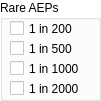
  <widget class="QGroupBox" name="groupBox_RAEP">
   <property name="geometry">
    <rect>
     <x>10</x>
     <y>260</y>
     <width>101</width>
     <height>101</height>
    </rect>
   </property>
   <property name="palette">
    <palette>
     <active>
      <colorrole role="WindowText">
       <brush brushstyle="SolidPattern">
        <color alpha="255">
         <red>0</red>
         <green>0</green>
         <blue>0</blue>
        </color>
       </brush>
      </colorrole>
      <colorrole role="Button">
       <brush brushstyle="SolidPattern">
        <color alpha="255">
         <red>255</red>
         <green>255</green>
         <blue>255</blue>
        </color>
       </brush>
      </colorrole>
      <colorrole role="Light">
       <brush brushstyle="SolidPattern">
        <color alpha="255">
         <red>255</red>
         <green>255</green>
         <blue>255</blue>
        </color>
       </brush>
      </colorrole>
      <colorrole role="Midlight">
       <brush brushstyle="SolidPattern">
        <color alpha="255">
         <red>255</red>
         <green>255</green>
         <blue>255</blue>
        </color>
       </brush>
      </colorrole>
      <colorrole role="Dark">
       <brush brushstyle="SolidPattern">
        <color alpha="255">
         <red>127</red>
         <green>127</green>
         <blue>127</blue>
        </color>
       </brush>
      </colorrole>
      <colorrole role="Mid">
       <brush brushstyle="SolidPattern">
        <color alpha="255">
         <red>170</red>
         <green>170</green>
         <blue>170</blue>
        </color>
       </brush>
      </colorrole>
      <colorrole role="Text">
       <brush brushstyle="SolidPattern">
        <color alpha="255">
         <red>0</red>
         <green>0</green>
         <blue>0</blue>
        </color>
       </brush>
      </colorrole>
      <colorrole role="BrightText">
       <brush brushstyle="SolidPattern">
        <color alpha="255">
         <red>255</red>
         <green>255</green>
         <blue>255</blue>
        </color>
       </brush>
      </colorrole>
      <colorrole role="ButtonText">
       <brush brushstyle="SolidPattern">
        <color alpha="255">
         <red>0</red>
         <green>0</green>
         <blue>0</blue>
        </color>
       </brush>
      </colorrole>
      <colorrole role="Base">
       <brush brushstyle="SolidPattern">
        <color alpha="255">
         <red>255</red>
         <green>255</green>
         <blue>255</blue>
        </color>
       </brush>
      </colorrole>
      <colorrole role="Window">
       <brush brushstyle="SolidPattern">
        <color alpha="255">
         <red>255</red>
         <green>255</green>
         <blue>255</blue>
        </color>
       </brush>
      </colorrole>
      <colorrole role="Shadow">
       <brush brushstyle="SolidPattern">
        <color alpha="255">
         <red>0</red>
         <green>0</green>
         <blue>0</blue>
        </color>
       </brush>
      </colorrole>
      <colorrole role="AlternateBase">
       <brush brushstyle="SolidPattern">
        <color alpha="255">
         <red>255</red>
         <green>255</green>
         <blue>255</blue>
        </color>
       </brush>
      </colorrole>
      <colorrole role="ToolTipBase">
       <brush brushstyle="SolidPattern">
        <color alpha="255">
         <red>255</red>
         <green>255</green>
         <blue>220</blue>
        </color>
       </brush>
      </colorrole>
      <colorrole role="ToolTipText">
       <brush brushstyle="SolidPattern">
        <color alpha="255">
         <red>0</red>
         <green>0</green>
         <blue>0</blue>
        </color>
       </brush>
      </colorrole>
     </active>
     <inactive>
      <colorrole role="WindowText">
       <brush brushstyle="SolidPattern">
        <color alpha="255">
         <red>0</red>
         <green>0</green>
         <blue>0</blue>
        </color>
       </brush>
      </colorrole>
      <colorrole role="Button">
       <brush brushstyle="SolidPattern">
        <color alpha="255">
         <red>255</red>
         <green>255</green>
         <blue>255</blue>
        </color>
       </brush>
      </colorrole>
      <colorrole role="Light">
       <brush brushstyle="SolidPattern">
        <color alpha="255">
         <red>255</red>
         <green>255</green>
         <blue>255</blue>
        </color>
       </brush>
      </colorrole>
      <colorrole role="Midlight">
       <brush brushstyle="SolidPattern">
        <color alpha="255">
         <red>255</red>
         <green>255</green>
         <blue>255</blue>
        </color>
       </brush>
      </colorrole>
      <colorrole role="Dark">
       <brush brushstyle="SolidPattern">
        <color alpha="255">
         <red>127</red>
         <green>127</green>
         <blue>127</blue>
        </color>
       </brush>
      </colorrole>
      <colorrole role="Mid">
       <brush brushstyle="SolidPattern">
        <color alpha="255">
         <red>170</red>
         <green>170</green>
         <blue>170</blue>
        </color>
       </brush>
      </colorrole>
      <colorrole role="Text">
       <brush brushstyle="SolidPattern">
        <color alpha="255">
         <red>0</red>
         <green>0</green>
         <blue>0</blue>
        </color>
       </brush>
      </colorrole>
      <colorrole role="BrightText">
       <brush brushstyle="SolidPattern">
        <color alpha="255">
         <red>255</red>
         <green>255</green>
         <blue>255</blue>
        </color>
       </brush>
      </colorrole>
      <colorrole role="ButtonText">
       <brush brushstyle="SolidPattern">
        <color alpha="255">
         <red>0</red>
         <green>0</green>
         <blue>0</blue>
        </color>
       </brush>
      </colorrole>
      <colorrole role="Base">
       <brush brushstyle="SolidPattern">
        <color alpha="255">
         <red>255</red>
         <green>255</green>
         <blue>255</blue>
        </color>
       </brush>
      </colorrole>
      <colorrole role="Window">
       <brush brushstyle="SolidPattern">
        <color alpha="255">
         <red>255</red>
         <green>255</green>
         <blue>255</blue>
        </color>
       </brush>
      </colorrole>
      <colorrole role="Shadow">
       <brush brushstyle="SolidPattern">
        <color alpha="255">
         <red>0</red>
         <green>0</green>
         <blue>0</blue>
        </color>
       </brush>
      </colorrole>
      <colorrole role="AlternateBase">
       <brush brushstyle="SolidPattern">
        <color alpha="255">
         <red>255</red>
         <green>255</green>
         <blue>255</blue>
        </color>
       </brush>
      </colorrole>
      <colorrole role="ToolTipBase">
       <brush brushstyle="SolidPattern">
        <color alpha="255">
         <red>255</red>
         <green>255</green>
         <blue>220</blue>
        </color>
       </brush>
      </colorrole>
      <colorrole role="ToolTipText">
       <brush brushstyle="SolidPattern">
        <color alpha="255">
         <red>0</red>
         <green>0</green>
         <blue>0</blue>
        </color>
       </brush>
      </colorrole>
     </inactive>
     <disabled>
      <colorrole role="WindowText">
       <brush brushstyle="SolidPattern">
        <color alpha="255">
         <red>127</red>
         <green>127</green>
         <blue>127</blue>
        </color>
       </brush>
      </colorrole>
      <colorrole role="Button">
       <brush brushstyle="SolidPattern">
        <color alpha="255">
         <red>255</red>
         <green>255</green>
         <blue>255</blue>
        </color>
       </brush>
      </colorrole>
      <colorrole role="Light">
       <brush brushstyle="SolidPattern">
        <color alpha="255">
         <red>255</red>
         <green>255</green>
         <blue>255</blue>
        </color>
       </brush>
      </colorrole>
      <colorrole role="Midlight">
       <brush brushstyle="SolidPattern">
        <color alpha="255">
         <red>255</red>
         <green>255</green>
         <blue>255</blue>
        </color>
       </brush>
      </colorrole>
      <colorrole role="Dark">
       <brush brushstyle="SolidPattern">
        <color alpha="255">
         <red>127</red>
         <green>127</green>
         <blue>127</blue>
        </color>
       </brush>
      </colorrole>
      <colorrole role="Mid">
       <brush brushstyle="SolidPattern">
        <color alpha="255">
         <red>170</red>
         <green>170</green>
         <blue>170</blue>
        </color>
       </brush>
      </colorrole>
      <colorrole role="Text">
       <brush brushstyle="SolidPattern">
        <color alpha="255">
         <red>127</red>
         <green>127</green>
         <blue>127</blue>
        </color>
       </brush>
      </colorrole>
      <colorrole role="BrightText">
       <brush brushstyle="SolidPattern">
        <color alpha="255">
         <red>255</red>
         <green>255</green>
         <blue>255</blue>
        </color>
       </brush>
      </colorrole>
      <colorrole role="ButtonText">
       <brush brushstyle="SolidPattern">
        <color alpha="255">
         <red>127</red>
         <green>127</green>
         <blue>127</blue>
        </color>
       </brush>
      </colorrole>
      <colorrole role="Base">
       <brush brushstyle="SolidPattern">
        <color alpha="255">
         <red>255</red>
         <green>255</green>
         <blue>255</blue>
        </color>
       </brush>
      </colorrole>
      <colorrole role="Window">
       <brush brushstyle="SolidPattern">
        <color alpha="255">
         <red>255</red>
         <green>255</green>
         <blue>255</blue>
        </color>
       </brush>
      </colorrole>
      <colorrole role="Shadow">
       <brush brushstyle="SolidPattern">
        <color alpha="255">
         <red>0</red>
         <green>0</green>
         <blue>0</blue>
        </color>
       </brush>
      </colorrole>
      <colorrole role="AlternateBase">
       <brush brushstyle="SolidPattern">
        <color alpha="255">
         <red>255</red>
         <green>255</green>
         <blue>255</blue>
        </color>
       </brush>
      </colorrole>
      <colorrole role="ToolTipBase">
       <brush brushstyle="SolidPattern">
        <color alpha="255">
         <red>255</red>
         <green>255</green>
         <blue>220</blue>
        </color>
       </brush>
      </colorrole>
      <colorrole role="ToolTipText">
       <brush brushstyle="SolidPattern">
        <color alpha="255">
         <red>0</red>
         <green>0</green>
         <blue>0</blue>
        </color>
       </brush>
      </colorrole>
     </disabled>
    </palette>
   </property>
   <property name="autoFillBackground">
    <bool>true</bool>
   </property>
   <property name="title">
    <string>Rare AEPs</string>
   </property>
   <widget class="QCheckBox" name="checkBox_200y">
    <property name="geometry">
     <rect>
      <x>10</x>
      <y>20</y>
      <width>70</width>
      <height>17</height>
     </rect>
    </property>
    <property name="text">
     <string>1 in 200</string>
    </property>
   </widget>
   <widget class="QCheckBox" name="checkBox_500y">
    <property name="geometry">
     <rect>
      <x>10</x>
      <y>40</y>
      <width>70</width>
      <height>17</height>
     </rect>
    </property>
    <property name="text">
     <string>1 in 500</string>
    </property>
   </widget>
   <widget class="QCheckBox" name="checkBox_1000y">
    <property name="geometry">
     <rect>
      <x>10</x>
      <y>60</y>
      <width>70</width>
      <height>17</height>
     </rect>
    </property>
    <property name="text">
     <string>1 in 1000</string>
    </property>
   </widget>
   <widget class="QCheckBox" name="checkBox_2000y">
    <property name="geometry">
     <rect>
      <x>10</x>
      <y>80</y>
      <width>70</width>
      <height>17</height>
     </rect>
    </property>
    <property name="text">
     <string>1 in 2000</string>
    </property>
   </widget>
  </widget>
